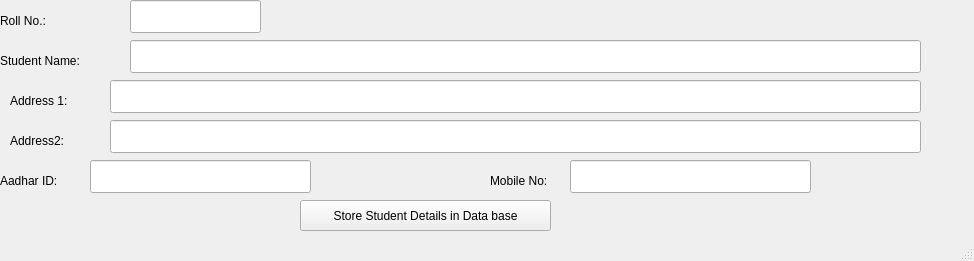
<?xml version="1.0" encoding="UTF-8"?>
<ui version="4.0">
 <class>MainWindow</class>
 <widget class="QMainWindow" name="MainWindow">
  <property name="geometry">
   <rect>
    <x>0</x>
    <y>0</y>
    <width>974</width>
    <height>261</height>
   </rect>
  </property>
  <property name="windowTitle">
   <string>Student  Details</string>
  </property>
  <widget class="QWidget" name="centralwidget">
   <widget class="QLabel" name="label">
    <property name="geometry">
     <rect>
      <x>0</x>
      <y>170</y>
      <width>91</width>
      <height>21</height>
     </rect>
    </property>
    <property name="text">
     <string>Aadhar ID:</string>
    </property>
   </widget>
   <widget class="QLineEdit" name="lineEdit">
    <property name="geometry">
     <rect>
      <x>90</x>
      <y>160</y>
      <width>221</width>
      <height>33</height>
     </rect>
    </property>
   </widget>
   <widget class="QPushButton" name="pushButton">
    <property name="geometry">
     <rect>
      <x>300</x>
      <y>200</y>
      <width>251</width>
      <height>31</height>
     </rect>
    </property>
    <property name="text">
     <string>Store Student Details in Data base</string>
    </property>
   </widget>
   <widget class="QLineEdit" name="lineEdit_3">
    <property name="geometry">
     <rect>
      <x>130</x>
      <y>0</y>
      <width>131</width>
      <height>33</height>
     </rect>
    </property>
   </widget>
   <widget class="QLineEdit" name="lineEdit_4">
    <property name="geometry">
     <rect>
      <x>130</x>
      <y>40</y>
      <width>791</width>
      <height>33</height>
     </rect>
    </property>
   </widget>
   <widget class="QLineEdit" name="lineEdit_5">
    <property name="geometry">
     <rect>
      <x>110</x>
      <y>80</y>
      <width>811</width>
      <height>33</height>
     </rect>
    </property>
   </widget>
   <widget class="QLineEdit" name="lineEdit_6">
    <property name="geometry">
     <rect>
      <x>110</x>
      <y>120</y>
      <width>811</width>
      <height>33</height>
     </rect>
    </property>
   </widget>
   <widget class="QLabel" name="label_3">
    <property name="geometry">
     <rect>
      <x>0</x>
      <y>10</y>
      <width>91</width>
      <height>21</height>
     </rect>
    </property>
    <property name="text">
     <string>Roll No.:</string>
    </property>
   </widget>
   <widget class="QLabel" name="label_4">
    <property name="geometry">
     <rect>
      <x>0</x>
      <y>50</y>
      <width>121</width>
      <height>21</height>
     </rect>
    </property>
    <property name="text">
     <string>Student Name:</string>
    </property>
   </widget>
   <widget class="QLabel" name="label_5">
    <property name="geometry">
     <rect>
      <x>10</x>
      <y>130</y>
      <width>141</width>
      <height>21</height>
     </rect>
    </property>
    <property name="text">
     <string>Address2:</string>
    </property>
   </widget>
   <widget class="QLabel" name="label_6">
    <property name="geometry">
     <rect>
      <x>10</x>
      <y>90</y>
      <width>91</width>
      <height>21</height>
     </rect>
    </property>
    <property name="text">
     <string>Address 1:</string>
    </property>
   </widget>
   <widget class="QLabel" name="label_2">
    <property name="geometry">
     <rect>
      <x>490</x>
      <y>170</y>
      <width>81</width>
      <height>21</height>
     </rect>
    </property>
    <property name="text">
     <string>Mobile No:</string>
    </property>
   </widget>
   <widget class="QLineEdit" name="lineEdit_2">
    <property name="geometry">
     <rect>
      <x>570</x>
      <y>160</y>
      <width>241</width>
      <height>33</height>
     </rect>
    </property>
   </widget>
  </widget>
  <widget class="QStatusBar" name="statusbar"/>
 </widget>
 <resources/>
 <connections/>
</ui>
